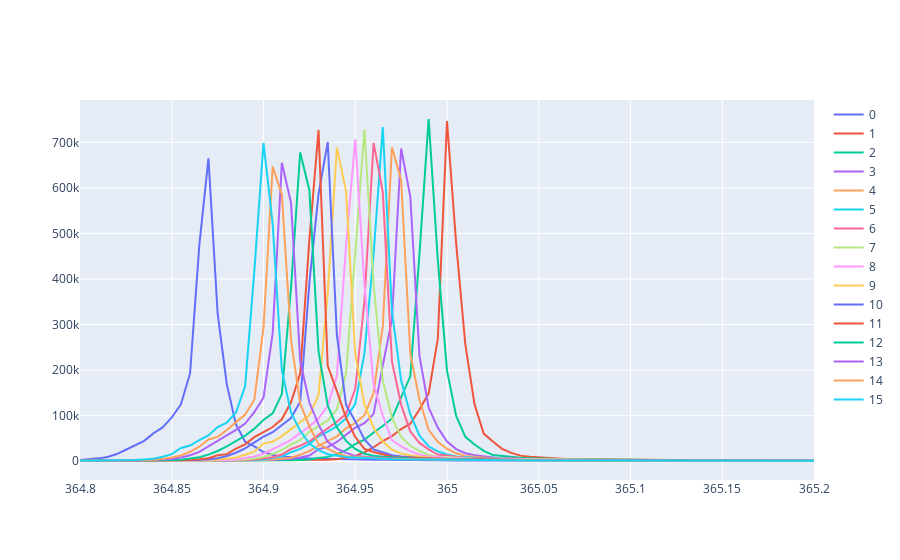

Notebook code cell kept with this figure:
### Code cell
import numpy as np
import matplotlib.pyplot as plt
import pandas as pd
import plotly.express as px
import plotly.graph_objects as go

FileNames = ['Default', 'Default (1)', 'Default (2)', 'Default (3)',
            'Default (4)', 'Default (5)', 'Default (6)', 'Default (7)',
             'Default (8)','Default (9)', 'Default (10)', 'Default (11)', 
             'Default (12)', 
             'Default (13)', 'Default (14)', 'Default (15)']

fig = go.Figure()

for j in range(len(FileNames)):

    df = pd.read_csv(FileNames[j])
    dataWheader = np.array(df)

    data = dataWheader[2::]
    Wavelength = [0]*len(data) 
    Count = [0]*len(data)
    MaxLoc = [0]*len(data)
    for i in range(len(data)):
        step_0 = str(data[i]).split('\\t')
        Wavelength[i] = float(step_0[0][2::])
        Count[i] = float(step_0[1][0:-2])

    # Add traces
    fig.add_trace(go.Scatter(x=Wavelength, y=Count,
                    mode='lines',
                    name='%.0f' %j))

plt.legend()
plt.xlim(364.85, 365.025)
#lgd = ax.legend(bbox_to_anchor=(1.1, 0.1))
fig.show()
